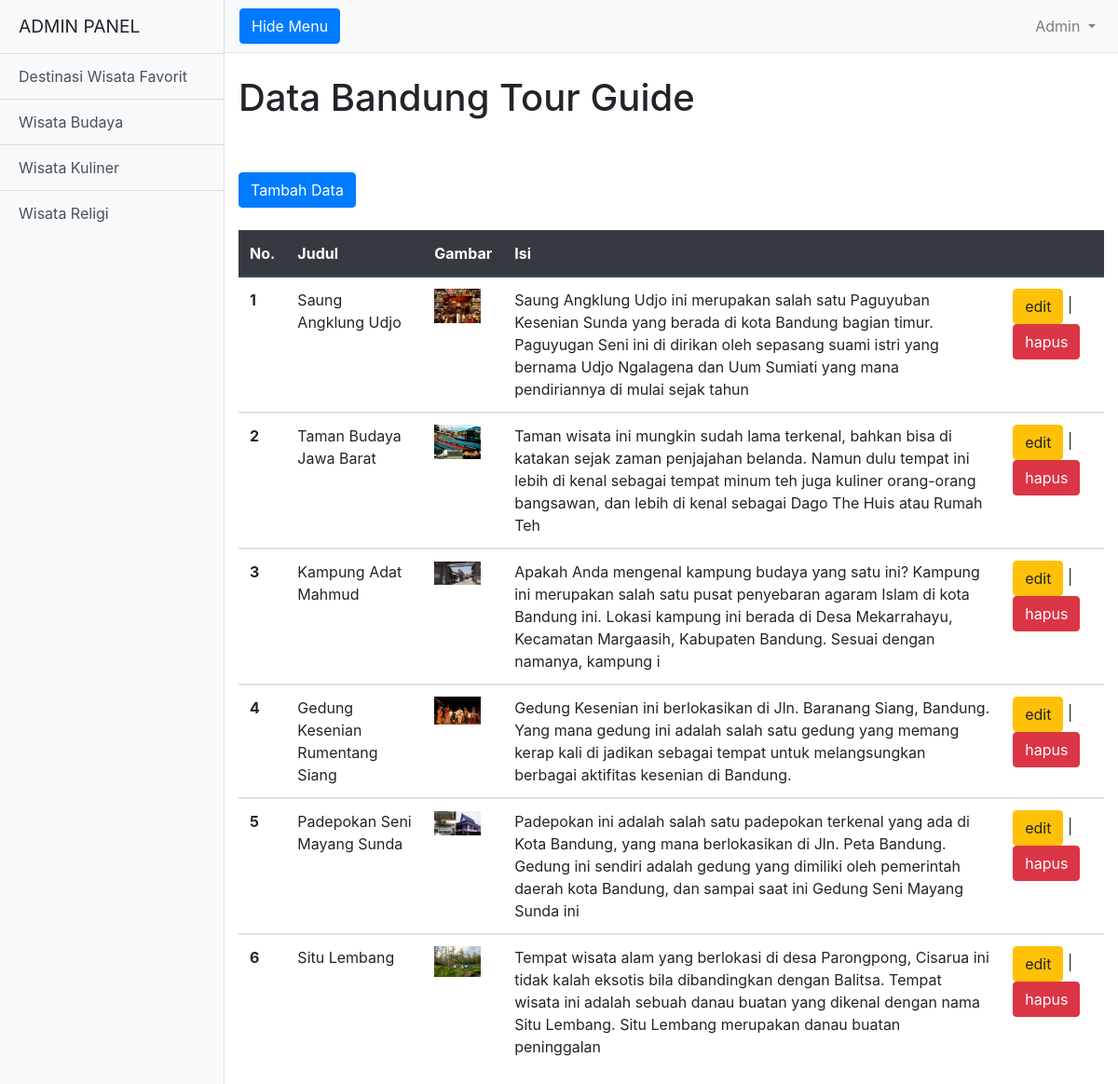
The page /admin/budaya/budaya.php on the database its author committed.
### tables this page shows
CREATE TABLE `budaya` (
  `id` int(11) NOT NULL,
  `judul` varchar(225) NOT NULL,
  `gambar` varchar(255) NOT NULL,
  `isi` varchar(1000) NOT NULL
);

### admin/budaya/func.php (called while the page is built, shortened)
<?php
require_once "../../functions/db.php";
function query($query)
{
    global $link;
    $result = mysqli_query($link, $query);
    $rows = [];
    while ($row  = mysqli_fetch_assoc($result)) {
        $rows[] = $row;
    }
    return $rows;
}

### admin/budaya/budaya.php (the view)
<?php require_once "../view/header.php"; ?>
<div class="d-flex" id="wrapper">
  <?php require_once "sidebar.php";
  require_once "../view/nav.php";
  require_once 'func.php';
  $budaya = query("SELECT * FROM budaya");
  ?>
  <div class="container-fluid">
    <h1 class="mt-4">Data Bandung Tour Guide</h1><br>
    <br>
    <a class="btn btn-primary" href="add.php">Tambah Data</a>
    <br><br>
    <table class="table">
      <thead class="thead-dark">
        <tr>
          <th scope="col">No.</th>
          <th scope="col">Judul</th>
          <th scope="col">Gambar</th>
          <th scope="col">Isi</th>
          <th scope="col"></th>
        </tr>
      </thead>
      <tbody>
        <?php $i = 1; ?>
        <?php foreach ($budaya as $row) : ?>
          <tr>
            <th scope="row"><?= $i; ?></th>
            <td><?= $row["judul"]; ?></td>
            <td><img src="img/<?= $row["gambar"]; ?>" alt="" width="50"></td>
            <td><?= $row["isi"]; ?></td>
            <td>
              <a class="btn btn-warning" href="edit.php?id=<?= $row["id"]; ?>">edit</a> |
              <a class="btn btn-danger" href="delete.php?id=<?= $row["id"]; ?>" onclick="return confirm('yakin?');">hapus</a>
            </td>
          </tr>
      </tbody>
      <?php $i++; ?>
    <?php endforeach; ?>
    </table>
  </div>
</div>
</div>
<?php require_once "view/footer.php"; ?>

### admin/budaya/view/css/simple-sidebar.css (style rules this page uses)
body { overflow-x: hidden; }

### rows shown on the page
budaya: judul "Saung Angklung Udjo", gambar (picture), isi "Saung Angklung Udjo ini merupakan salah satu Paguyuban Kesenian Sunda yang berada di kota Bandung bagian timur. Paguyugan Seni ini di dirikan oleh sepasang suami istri yang bernama Udjo Ngalagena dan Uum Sumiati yang mana pendiriannya di mulai sejak tahun"
budaya: judul "Taman Budaya Jawa Barat", gambar (picture), isi "Taman wisata ini mungkin sudah lama terkenal, bahkan bisa di katakan sejak zaman penjajahan belanda. Namun dulu tempat ini lebih di kenal sebagai tempat minum teh juga kuliner orang-orang bangsawan, dan lebih di kenal sebagai Dago The Huis atau Rumah Teh"
budaya: judul "Kampung Adat Mahmud", gambar (picture), isi "Apakah Anda mengenal kampung budaya yang satu ini? Kampung ini merupakan salah satu pusat penyebaran agaram Islam di kota Bandung ini. Lokasi kampung ini berada di Desa Mekarrahayu, Kecamatan Margaasih, Kabupaten Bandung. Sesuai dengan namanya, kampung i"
budaya: judul "Gedung Kesenian Rumentang Siang", gambar (picture), isi "Gedung Kesenian ini berlokasikan di Jln. Baranang Siang, Bandung. Yang mana gedung ini adalah salah satu gedung yang memang kerap kali di jadikan sebagai tempat untuk melangsungkan berbagai aktifitas kesenian di Bandung."
budaya: judul "Padepokan Seni Mayang Sunda", gambar (picture), isi "Padepokan ini adalah salah satu padepokan terkenal yang ada di Kota Bandung, yang mana berlokasikan di Jln. Peta Bandung. Gedung ini sendiri adalah gedung yang dimiliki oleh pemerintah daerah kota Bandung, dan sampai saat ini Gedung Seni Mayang Sunda ini"
budaya: judul "Situ Lembang", gambar (picture), isi "Tempat wisata alam yang berlokasi di desa Parongpong, Cisarua ini tidak kalah eksotis bila dibandingkan dengan Balitsa. Tempat wisata ini adalah sebuah danau buatan yang dikenal dengan nama Situ Lembang. Situ Lembang merupakan danau buatan peninggalan"
